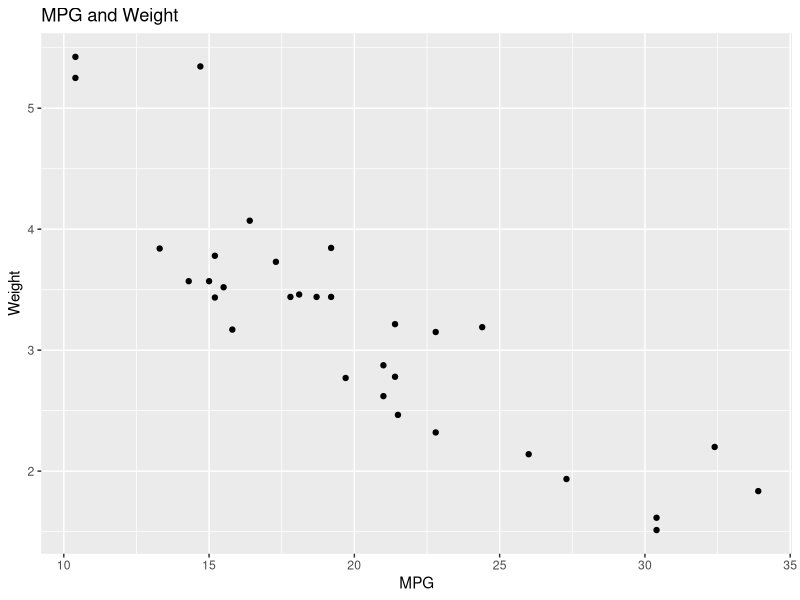

Here is the R script that generated this plot:
library(tidyverse)

titlr <- function(p, title, x.axis, y.axis) {
  p + labs(title = title, x = x.axis, y = y.axis)
}

plot <- ggplot(mtcars,aes(x=mpg,y=wt)) +
  geom_point()


titlr(plot,"MPG and Weight", "MPG", "Weight")
